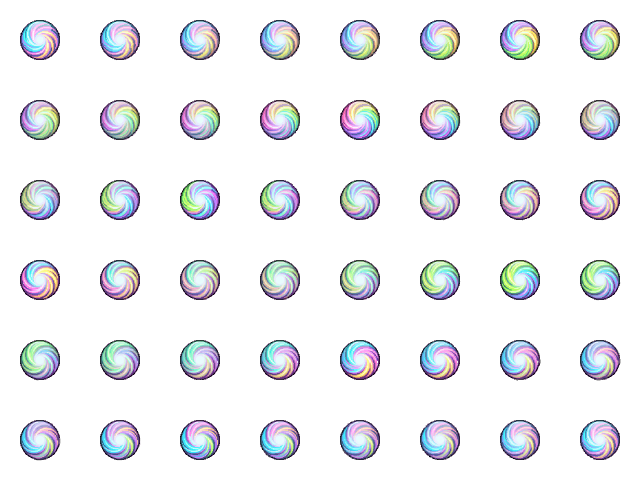
#> input picture experiments/travaux-arena-2026/Mega-Evolution-in-game/Sources/MEGAGEN_V2_sphere.png, 1280 x 960 px (shown at 1/2 size); its folder holds 4 pictures in this run
$ python reconstruire_effet_test_v1.py
#> lines starting #> are read from the running program, lines starting #| are printed output that depends on the picture; after the words box and inside, x2 and y2 are one past the last pixel; in counts of white or black regions, pixels touching at a corner belong together
"""Reconstitution expérimentale de la variante 04 pour un banc PMDO.
Ne prétend pas reproduire pixel pour pixel le script source perdu.
Sort une banque `.dir` et un PNG d'édition, sans sprites Pokémon incrustés.
"""
from pathlib import Path
from PIL import Image, ImageDraw
import math, io, struct
import numpy as np

HERE=Path(__file__).resolve().parent
OUT=HERE.parent/'Banc-test'
OUT.mkdir(exist_ok=True)
S=128; N=144
atlas=Image.new('RGBA',(S*12,S*12))
#> atlas: PIL image 1536x1536 RGBA; every value is 0
cycles={}
for name in ('sphere','break','emblem'):
    im=Image.open(HERE/f'MEGAGEN_V2_{name}.png').convert('RGBA')
#> im is the input picture: PIL image 1280x960 RGBA; mean R, G, B, A 32.1, 33.5, 36.4, 50.1
    cycles[name]=[im.crop(((i%8)*160,(i//8)*160,(i%8+1)*160,(i//8+1)*160)) for i in range(48)]

def dim_alpha(im, factor):
    a=np.array(im); a[:,:,3]=(a[:,:,3].astype(np.float32)*max(0,min(1,factor))).astype(np.uint8)
    return Image.fromarray(a)

def ring(draw, t, phase, col):
    # Points d'une orbite inclinée, avec interruption progressive et petites étoiles.
    ang=phase + t*.115
    pts=[]
    for j in range(75):
        v=2*math.pi*j/74
        x=31*math.cos(v); y=10*math.sin(v)
        ca=math.cos(ang); sa=math.sin(ang)
        pts.append((round(64+x*ca-y*sa),round(64+x*sa*.45+y*ca)))
    draw.line(pts, fill=col, width=1)
    p=pts[int((t*2+phase*11)%74)]; x,y=p
    draw.line((x-2,y,x+2,y),fill=col,width=1);draw.line((x,y-2,x,y+2),fill=col,width=1)

for f in range(N):
    layer=Image.new('RGBA',(S,S)); d=ImageDraw.Draw(layer)
    # Croisement de deux trajectoires, allégées pendant la sphère.
    if f < 53 or 97 <= f < 130:
        fade=min(1,f/8) if f<53 else max(0,1-(f-97)/33)
        ring(d,f,.6,(106,209,255,int(185*fade)))
        ring(d,f,2.4,(192,132,255,int(160*fade)))
    if 30 <= f < 100:
        k=(f-30)%48; sphere=cycles['sphere'][k].resize((112,112),Image.Resampling.NEAREST)
        a=np.array(sphere).astype(np.float32)
        # Révélation de la spirale du centre vers les bords, suivant les timings de 04.
        yy,xx=np.ogrid[:112,:112]; radius=np.sqrt((xx-56)**2+(yy-56)**2)/32
        progress=max(0,min(1,(f-43)/(74-43)))
        r=np.clip((progress*1.55-radius+0.22)*3,0,1)[:,:,None]
        blue=a[:,:,:3]*np.array([.20,.29,.52],dtype=np.float32)+np.array([5,10,26],dtype=np.float32)
        a[:,:,:3]=blue*(1-r)+a[:,:,:3]*r
        a[:,:,3]*=min(1,(f-30)/8)
        sphere=Image.fromarray(np.uint8(np.clip(a,0,255)))
        layer.alpha_composite(sphere,(8,8))
    if 100 <= f < 143:
        shell=cycles['break'][min(42,f-100)].resize((112,112),Image.Resampling.NEAREST)
        layer.alpha_composite(shell,(8,8))
    if 100 <= f < 139:
        em=cycles['emblem'][(f-100)%48].resize((112,112),Image.Resampling.NEAREST)
        # The emblem rises above the breaking shell.
        em=dim_alpha(em,min(1,(f-100)/5)*min(1,(139-f)/12))
        layer.alpha_composite(em,(8,-14))
    atlas.alpha_composite(layer,((f%12)*S,(f//12)*S))
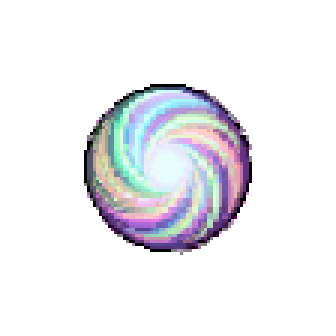
#> a: shape (112, 112, 4) float32 (shown 3 times larger); mean R, G, B, A 34.4, 36.1, 45, 49.8; transparent parts drawn white
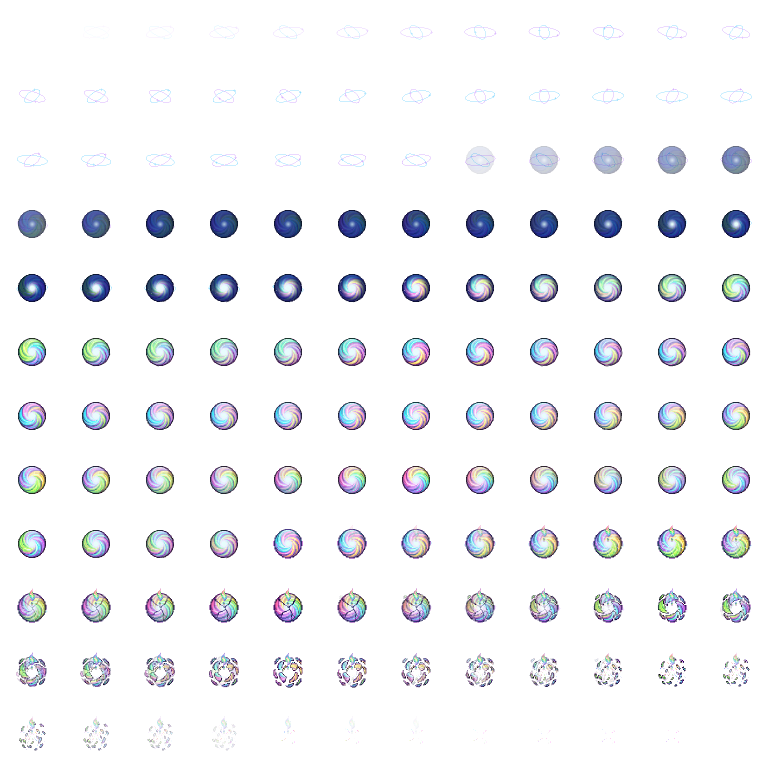
#> atlas: PIL image 1536x1536 RGBA (shown at 1/2 size); mean R, G, B, A 14, 14.9, 17.9, 25.1; transparent parts drawn white
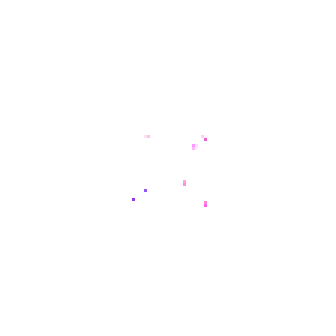
#> shell: PIL image 112x112 RGBA (shown 3 times larger); mean R, G, B, A 0.3, 0.2, 0.3, 0.3; transparent parts drawn white

png=OUT/'Eclipse-Prisme-reconstitution.png'; atlas.save(png)
# PMDO's .dir stores PNG premultiplied alpha, followed by tile dimensions and count.
a=np.array(atlas); alpha=a[:,:,3].astype(np.uint16)
#> after `alpha = a[:, :, 3].astype(np.uint16)`:
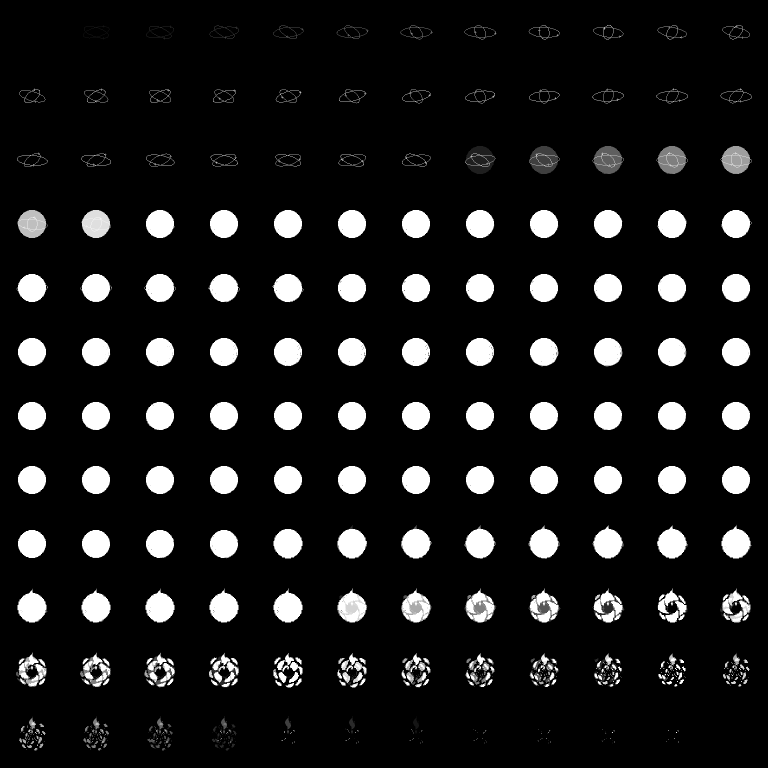
#> alpha: shape (1536, 1536) uint16 (shown at 1/2 size); min 0, max 255, mean 25.1
a[:,:,:3]=((a[:,:,:3].astype(np.uint16)*alpha[:,:,None]+127)//255).astype(np.uint8)
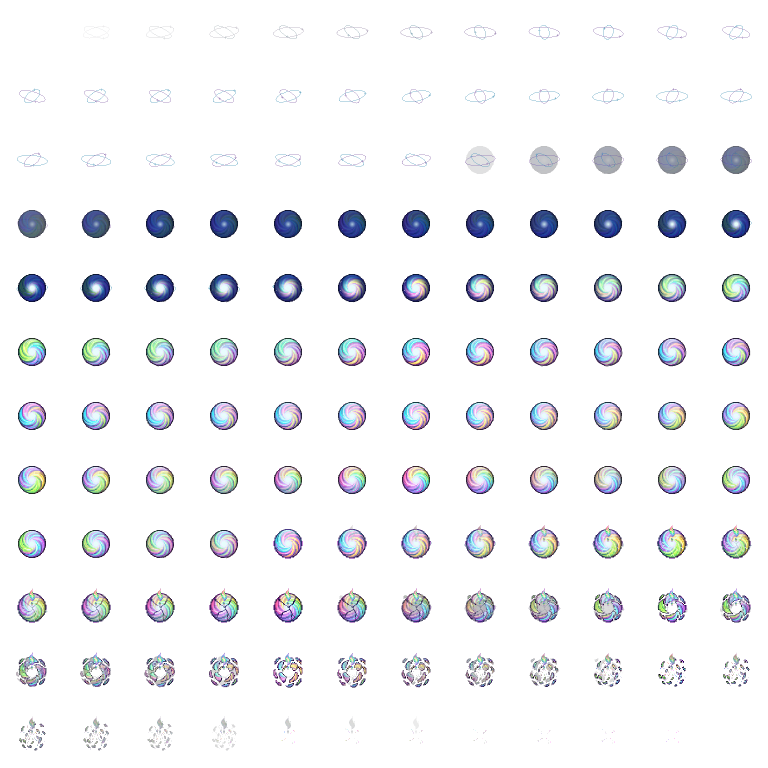
#> a: shape (1536, 1536, 4) (shown at 1/2 size); 1.97% of pixels changed, all inside (x1, y1, x2, y2) = (32, 50, 1504, 1501); transparent parts drawn white
buf=io.BytesIO(); Image.fromarray(a).save(buf,format='PNG')
p=buf.getvalue(); (OUT/'Eclipse_Prism_Test.dir').write_bytes(struct.pack('<q',len(p))+p+struct.pack('<iiii',S,S,0,N))
print('Generated',png, 'and experimental PMDO particle bank:', len(p))
